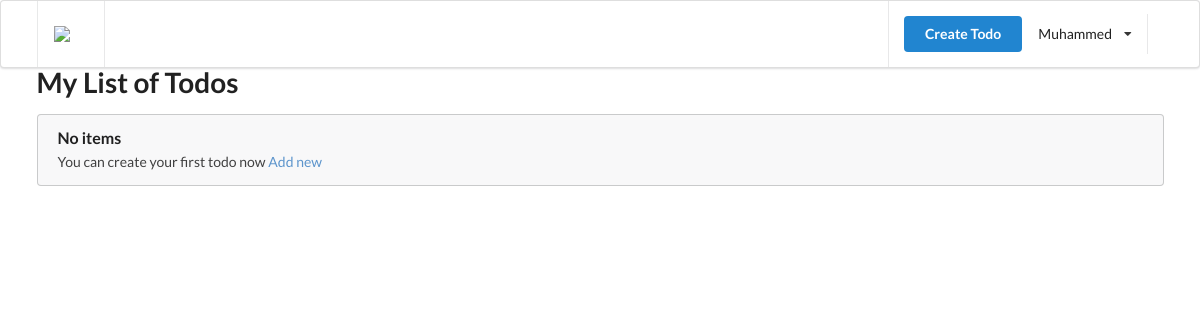
Before: / (signed in) with the older database file.
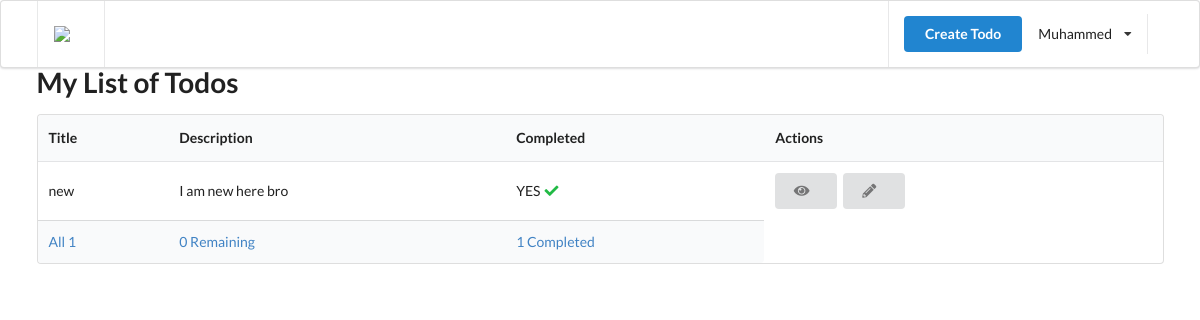
After: the same page with the newer database file.
### authentication/models.py (models this page shows, shortened)
class User(AbstractUser):
    is_email_verified = models.BooleanField(default=False)

### todo/models.py (models this page shows, shortened)
class Todo(TrackingModel):
    title = models.CharField(max_length=255)
    description = models.TextField()
    is_completed = models.BooleanField(default=False)
    owner = models.ForeignKey(to=User, on_delete=models.CASCADE)

### todo/views.py (the view)
# urls.py: path('', index, name='home'),
def index(request):
    todos = Todo.objects.filter(owner=request.user)
    completed_count = todos.filter(is_completed=True).count()
    incomplete_count = todos.filter(is_completed=False).count()
    all_count = todos.count()
    context = {'todos': get_showing_todos(request, todos), 'all_count': all_count,
                'completed_count': completed_count, 'incomplete_count': incomplete_count}
    return render(request, 'todo/index.html', context)

### todo/views.py (called while the page is built)
def get_showing_todos(request, todos):
    if request.GET and request.GET('filter'):
        if request.GET.get('filter')=='complete':
            return todos.filter(is_completed=True)
        if request.GET.get('filter')=='incomplete':
            return todos.filter(is_completed=False)
    return todos

### templates/todo/index.html (shortened to what this page needs)
{% extends '_partials/base.html' %}
{% block content %}
{% load static %}
        <h1 class="ui header">My List of Todos</h1>
    {% if todos %}
    <table class="ui table">
        <thead>
            <tr>
                <th>Title</th>
                <th>Description</th>
                <th>Completed</th>
                <th>Actions</th>
            </tr>
        </thead>
        <tbody>
            {% for todo in todos %}
            <tr>
                <td>{{todo.title}}</td>
                <td>{{todo.description}}</td>
                <td>
                    {% if todo.is_completed %}
                    YES <i class="check icon green"></i>
                    {% else %}
                    NO
                    {% endif %}
                </td>
                <td>
                    <a href={% url 'todo' todo.pk %} class="ui button">
                        <i class="eye icon"></i>
                    </a>
                    <a href={% url 'todo-edit' todo.pk %} class="ui button">
                        <i class="pencil icon"></i>
                    </a>
                </td>
            </tr>
            {% endfor %}
        </tbody>
        <tfoot>
            <tr>
                <th>
                    <a href="?filter=all">All {{all_count}}</a>
                </th>
                <th>
                    <a href="?filter=incomplete">
                        {{incomplete_count}} Remaining
                    </a>
                </th>
                <th>
                    <a href="?filter=complete">
                        {{completed_count}} Completed
                    </a>
                </th>
            </tr>
        </tfoot>
    </table>
    {% else %}
    <div class="ui message">
        <div class="header">
            No items
        </div>
        <p>You can create your first todo now <a href={% url 'create-todo' %}>Add new</a>
        </p>
    </div>
    {% endif %}
        {% endblock content %}

### templates/_partials/base.html (shortened to what this page needs)
<!DOCTYPE html>
<html lang="en">
    <head>
        <link rel="stylesheet" href="https://cdnjs.cloudflare.com/ajax/libs/semantic-ui/2.4.1/semantic.min.css" />
    </head>
    <body>
        <div>
            {% include '_partials/header.html' %}
            <div class="ui container">
                {% block content %}
                {% endblock content %}
            </div>
    </body>
</html>

### templates/_partials/header.html (shortened to what this page needs)
{%load static %}
<di class="ui menu">
    <div class="ui container">
        <a href={% url 'home' %} class="header item">
            <img class="logo" class="logo" src={% static 'img/astronaut.png' %} />
        </a>
        <div class="right item">
            {% if request.user.is_authenticated %}
            <a href={% url 'create-todo' %} class="ui primary button">Create Todo</a>
            <div class="ui simple dropdown item">
                {{request.user.username}} <I class="dropdown icon"></I>
            </div>
            {% endif %}
        </div>
    </div>
</div>

Changed rows visible on the page:
added Todo: title "new", description "I am new here bro", is_completed "YES"
Other visible differences:
{{ all_count }}: (not shown) → "1"
{{ incomplete_count }}: (not shown) → "0"
{{ completed_count }}: (not shown) → "1"
text no longer shown: "No items You can create your first todo now Add new"
text now shown: "Title Description Completed Actions All Remaining Completed"
